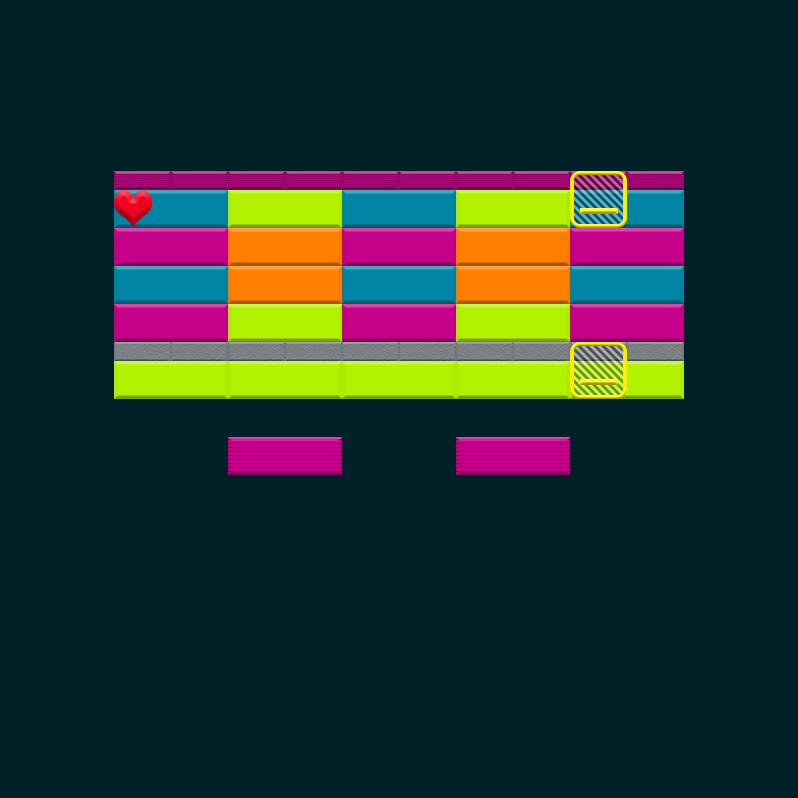

Below is a game level as drawn by its tile map, then a one-line description and the .tmx that defines it (tile-layer data replaced by summaries):
An orthogonal 14x42 tile map with 57x19 px tiles, 2 tile layers (Bricks, Powerups), 3 tilesets.

<map version="1.0" tiledversion="1.0.3" orientation="orthogonal" renderorder="left-up" width="14" height="42" tilewidth="57" tileheight="19" backgroundcolor="#002028" nextobjectid="15">
 <properties>
  <property name="FinalBallSpeedPercentageIncrease" type="int" value="25" />
 </properties>
 <tileset firstgid="1" name="Bricks" tilewidth="114" tileheight="38" tilecount="18" columns="0">
  <tile id="0">
   <properties>
    <property name="HitsToDestroy" type="int" value="1" />
   </properties>
   <image width="114" height="38" source="../../../../SourceImages/Game/Brick-A1.png" />
  </tile>
  <tile id="1">
   <properties>
    <property name="HitsToDestroy" type="int" value="2" />
   </properties>
   <image width="114" height="38" source="../../../../SourceImages/Game/Brick-A2.png" />
  </tile>
  <tile id="2">
   <properties>
    <property name="HitsToDestroy" type="int" value="1" />
   </properties>
   <image width="114" height="38" source="../../../../SourceImages/Game/Brick-B1.png" />
  </tile>
  <tile id="3">
   <properties>
    <property name="HitsToDestroy" type="int" value="2" />
   </properties>
   <image width="114" height="38" source="../../../../SourceImages/Game/Brick-B2.png" />
  </tile>
  <tile id="4">
   <properties>
    <property name="HitsToDestroy" type="int" value="1" />
   </properties>
   <image width="114" height="38" source="../../../../SourceImages/Game/Brick-C1.png" />
  </tile>
  <tile id="5">
   <properties>
    <property name="HitsToDestroy" type="int" value="2" />
   </properties>
   <image width="114" height="38" source="../../../../SourceImages/Game/Brick-C2.png" />
  </tile>
  <tile id="6">
   <properties>
    <property name="HitsToDestroy" type="int" value="1" />
   </properties>
   <image width="114" height="38" source="../../../../SourceImages/Game/Brick-D1.png" />
  </tile>
  <tile id="7">
   <properties>
    <property name="HitsToDestroy" type="int" value="2" />
   </properties>
   <image width="114" height="38" source="../../../../SourceImages/Game/Brick-D2.png" />
  </tile>
  <tile id="8">
   <properties>
    <property name="HitsToDestroy" type="int" value="-1" />
   </properties>
   <image width="114" height="38" source="../../../../SourceImages/Game/Brick-E1.png" />
  </tile>
  <tile id="9">
   <properties>
    <property name="HitsToDestroy" type="int" value="1" />
   </properties>
   <image width="57" height="19" source="../../../../SourceImages/Game/SmallBrick-A1.png" />
  </tile>
  <tile id="10">
   <properties>
    <property name="HitsToDestroy" type="int" value="2" />
   </properties>
   <image width="57" height="19" source="../../../../SourceImages/Game/SmallBrick-A2.png" />
  </tile>
  <tile id="11">
   <properties>
    <property name="HitsToDestroy" type="int" value="1" />
   </properties>
   <image width="57" height="19" source="../../../../SourceImages/Game/SmallBrick-B1.png" />
  </tile>
  <tile id="12">
   <properties>
    <property name="HitsToDestroy" type="int" value="2" />
   </properties>
   <image width="57" height="19" source="../../../../SourceImages/Game/SmallBrick-B2.png" />
  </tile>
  <tile id="14">
   <properties>
    <property name="HitsToDestroy" type="int" value="1" />
   </properties>
   <image width="57" height="19" source="../../../../SourceImages/Game/SmallBrick-C1.png" />
  </tile>
  <tile id="15">
   <properties>
    <property name="HitsToDestroy" type="int" value="2" />
   </properties>
   <image width="57" height="19" source="../../../../SourceImages/Game/SmallBrick-C2.png" />
  </tile>
  <tile id="16">
   <properties>
    <property name="HitsToDestroy" type="int" value="1" />
   </properties>
   <image width="57" height="19" source="../../../../SourceImages/Game/SmallBrick-D1.png" />
  </tile>
  <tile id="17">
   <properties>
    <property name="HitsToDestroy" type="int" value="2" />
   </properties>
   <image width="57" height="19" source="../../../../SourceImages/Game/SmallBrick-D2.png" />
  </tile>
  <tile id="18">
   <properties>
    <property name="HitsToDestroy" type="int" value="-1" />
   </properties>
   <image width="57" height="19" source="../../../../SourceImages/Game/SmallBrick-E1.png" />
  </tile>
 </tileset>
 <tileset firstgid="20" name="Powerups" tilewidth="57" tileheight="57" tilecount="6" columns="0">
  <tile id="0">
   <properties>
    <property name="PowerupType" type="int" value="3" />
   </properties>
   <image width="57" height="57" source="../../../../SourceImages/Game/PowerupFireball.png" />
  </tile>
  <tile id="1">
   <properties>
    <property name="PowerupType" type="int" value="1" />
   </properties>
   <image width="57" height="57" source="../../../../SourceImages/Game/PowerupLargerPaddle.png" />
  </tile>
  <tile id="2">
   <properties>
    <property name="PowerupType" type="int" value="2" />
   </properties>
   <image width="57" height="57" source="../../../../SourceImages/Game/PowerupMultiBall.png" />
  </tile>
  <tile id="3">
   <properties>
    <property name="PowerupType" type="int" value="4" />
   </properties>
   <image width="57" height="57" source="../../../../SourceImages/Game/PowerupBullets.png" />
  </tile>
  <tile id="4">
   <properties>
    <property name="PowerupType" type="int" value="5" />
   </properties>
   <image width="57" height="57" source="../../../../SourceImages/Game/PowerupRockets.png" />
  </tile>
  <tile id="5">
   <properties>
    <property name="PowerupType" type="int" value="6" />
   </properties>
   <image width="38" height="38" source="../../../../SourceImages/Game/LifeUp.png" />
  </tile>
 </tileset>
 <tileset firstgid="26" name="Wormholes" tilewidth="57" tileheight="57" tilecount="2" columns="0">
  <tile id="2">
   <image width="57" height="57" source="../../../../SourceImages/Game/WormholeIn.png" />
  </tile>
  <tile id="3">
   <image width="57" height="57" source="../../../../SourceImages/Game/WormholeOut.png" />
  </tile>
 </tileset>
 <layer name="Bricks" width="14" height="42">
  <data>[588 cells, 47 non-empty, 7 distinct tile ids]</data>
 </layer>
 <layer name="Powerups" width="14" height="42">
  <data>[588 cells, 3 non-empty, 2 distinct tile ids]</data>
 </layer>
 <objectgroup name="Wormholes" />
</map>
